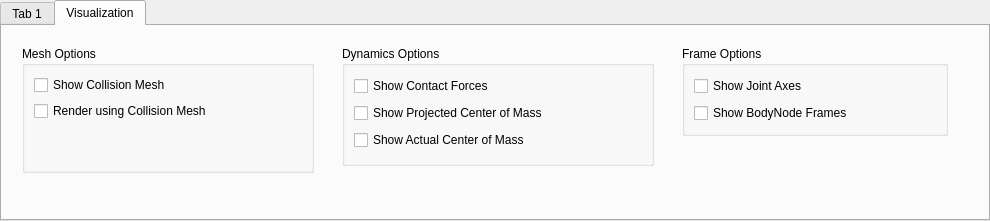
<?xml version="1.0" encoding="UTF-8"?>
<ui version="4.0">
 <class>Qtab</class>
 <widget class="QTabWidget" name="Qtab">
  <property name="geometry">
   <rect>
    <x>0</x>
    <y>0</y>
    <width>990</width>
    <height>221</height>
   </rect>
  </property>
  <property name="windowTitle">
   <string>TabWidget</string>
  </property>
  <property name="currentIndex">
   <number>1</number>
  </property>
  <widget class="QWidget" name="tab">
   <attribute name="title">
    <string>Tab 1</string>
   </attribute>
  </widget>
  <widget class="QWidget" name="tab">
   <attribute name="title">
    <string>Visualization</string>
   </attribute>
   <widget class="QGroupBox" name="groupBox">
    <property name="geometry">
     <rect>
      <x>20</x>
      <y>20</y>
      <width>292</width>
      <height>127</height>
     </rect>
    </property>
    <property name="title">
     <string>Mesh Options</string>
    </property>
    <layout class="QVBoxLayout" name="verticalLayout">
     <item>
      <layout class="QHBoxLayout" name="horizontalLayout_2">
       <item>
        <widget class="QCheckBox" name="checkBox">
         <property name="text">
          <string>Show Collision Mesh</string>
         </property>
        </widget>
       </item>
       <item>
        <spacer name="horizontalSpacer">
         <property name="orientation">
          <enum>Qt::Horizontal</enum>
         </property>
         <property name="sizeHint" stdset="0">
          <size>
           <width>40</width>
           <height>20</height>
          </size>
         </property>
        </spacer>
       </item>
      </layout>
     </item>
     <item>
      <layout class="QHBoxLayout" name="horizontalLayout">
       <item>
        <widget class="QCheckBox" name="checkBox_2">
         <property name="text">
          <string>Render using Collision Mesh</string>
         </property>
        </widget>
       </item>
       <item>
        <spacer name="horizontalSpacer_2">
         <property name="orientation">
          <enum>Qt::Horizontal</enum>
         </property>
         <property name="sizeHint" stdset="0">
          <size>
           <width>40</width>
           <height>20</height>
          </size>
         </property>
        </spacer>
       </item>
      </layout>
     </item>
     <item>
      <spacer name="verticalSpacer">
       <property name="orientation">
        <enum>Qt::Vertical</enum>
       </property>
       <property name="sizeHint" stdset="0">
        <size>
         <width>20</width>
         <height>28</height>
        </size>
       </property>
      </spacer>
     </item>
    </layout>
   </widget>
   <widget class="QGroupBox" name="groupBox_2">
    <property name="geometry">
     <rect>
      <x>340</x>
      <y>20</y>
      <width>312</width>
      <height>120</height>
     </rect>
    </property>
    <property name="title">
     <string>Dynamics Options</string>
    </property>
    <layout class="QVBoxLayout" name="verticalLayout_2">
     <item>
      <layout class="QHBoxLayout" name="horizontalLayout_3">
       <item>
        <widget class="QCheckBox" name="checkBox_3">
         <property name="text">
          <string>Show Contact Forces</string>
         </property>
        </widget>
       </item>
       <item>
        <spacer name="horizontalSpacer_3">
         <property name="orientation">
          <enum>Qt::Horizontal</enum>
         </property>
         <property name="sizeHint" stdset="0">
          <size>
           <width>40</width>
           <height>20</height>
          </size>
         </property>
        </spacer>
       </item>
      </layout>
     </item>
     <item>
      <layout class="QHBoxLayout" name="horizontalLayout_4">
       <item>
        <widget class="QCheckBox" name="checkBox_4">
         <property name="text">
          <string>Show Projected Center of Mass</string>
         </property>
        </widget>
       </item>
       <item>
        <spacer name="horizontalSpacer_4">
         <property name="orientation">
          <enum>Qt::Horizontal</enum>
         </property>
         <property name="sizeHint" stdset="0">
          <size>
           <width>40</width>
           <height>20</height>
          </size>
         </property>
        </spacer>
       </item>
      </layout>
     </item>
     <item>
      <layout class="QHBoxLayout" name="horizontalLayout_5">
       <item>
        <widget class="QCheckBox" name="checkBox_7">
         <property name="text">
          <string>Show Actual Center of Mass</string>
         </property>
        </widget>
       </item>
       <item>
        <spacer name="horizontalSpacer_5">
         <property name="orientation">
          <enum>Qt::Horizontal</enum>
         </property>
         <property name="sizeHint" stdset="0">
          <size>
           <width>40</width>
           <height>20</height>
          </size>
         </property>
        </spacer>
       </item>
      </layout>
     </item>
    </layout>
   </widget>
   <widget class="QGroupBox" name="groupBox_3">
    <property name="geometry">
     <rect>
      <x>680</x>
      <y>20</y>
      <width>266</width>
      <height>90</height>
     </rect>
    </property>
    <property name="title">
     <string>Frame Options</string>
    </property>
    <layout class="QGridLayout" name="gridLayout">
     <item row="0" column="0">
      <layout class="QHBoxLayout" name="horizontalLayout_6">
       <item>
        <widget class="QCheckBox" name="checkBox_5">
         <property name="text">
          <string>Show Joint Axes</string>
         </property>
        </widget>
       </item>
       <item>
        <spacer name="horizontalSpacer_6">
         <property name="orientation">
          <enum>Qt::Horizontal</enum>
         </property>
         <property name="sizeHint" stdset="0">
          <size>
           <width>40</width>
           <height>20</height>
          </size>
         </property>
        </spacer>
       </item>
      </layout>
     </item>
     <item row="1" column="0">
      <layout class="QHBoxLayout" name="horizontalLayout_7">
       <item>
        <widget class="QCheckBox" name="checkBox_6">
         <property name="text">
          <string>Show BodyNode Frames</string>
         </property>
        </widget>
       </item>
       <item>
        <spacer name="horizontalSpacer_7">
         <property name="orientation">
          <enum>Qt::Horizontal</enum>
         </property>
         <property name="sizeHint" stdset="0">
          <size>
           <width>40</width>
           <height>20</height>
          </size>
         </property>
        </spacer>
       </item>
      </layout>
     </item>
    </layout>
   </widget>
  </widget>
 </widget>
 <resources/>
 <connections/>
</ui>
